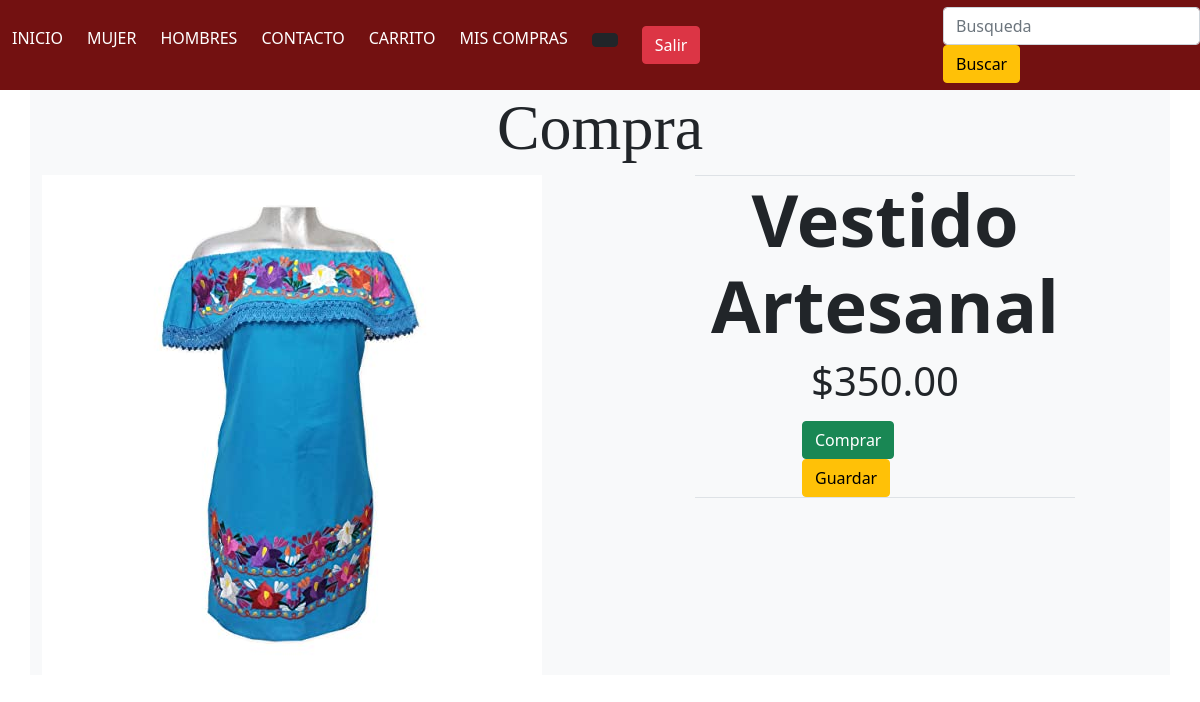
The app's page /compra/index.php?idProducto=1 with its own data.
### tables this page shows
CREATE TABLE `inventario` (
  `pk_inventario` int(11) NOT NULL,
  `cantidad` int(11) DEFAULT 0,
  `nombre_producto` varchar(25) DEFAULT NULL,
  `precio` decimal(6,3) DEFAULT NULL,
  `fk_usuario` int(11) DEFAULT NULL,
  `img_producto` varchar(200) DEFAULT NULL,
  `categorias_id` int(11) NOT NULL
);

### compra/index.php (the view, shortened to what this page needs)
<?php
require ('../db/conexion.php');
$idProducto = $con->real_escape_string(htmlentities($_GET['idProducto']));
$sel = $con->query("SELECT `pk_inventario`, `cantidad`, `nombre_producto`, `precio`, `img_producto`
    FROM `inventario`
    where pk_inventario = $idProducto
    ");
?>
<!DOCTYPE html>
<html lang="en">
<head>
    <link rel="stylesheet" href="../css/main.css">
    <link href="https://cdn.jsdelivr.net/npm/bootstrap@5.0.2/dist/css/bootstrap.min.css" rel="stylesheet"
>
</head>
<body>
    <?php
    include '../includes/menuUser.php';
    ?>
    <main class="container bg-light">
        <h1 class="display-3 text-center">Compra</h1>
        <?php while($f = $sel->fetch_assoc()){ ?>
            <div class="row">
                <div class="col-md-7">
                      <img src="<?php echo $f['img_producto'] ?>" class="img-fluid">
                </div>
                <div class="col-md-4 border-top ">
                    <h5 class="fw-bold display-2 text-center">
                        <?php echo $f['nombre_producto'] ?>
                    </h5>
                    <p class="display-6 text-center">
                        <?php echo "$".number_format($f['precio'],2) ?>
                    </p>
                    <div class="row justify-content-md-center border-bottom">
                        <div class="col-sm-12 col-md-6">
                            <form action="./compra.php"  autocomplete="off"  method="POST"  enctype="multipart/form-data">
                                    <button type="submit" class="btn btn-success">
                                        Comprar
                                    </button>
                            </form>
                            <form action="./carrito.php"  autocomplete="off"  method="POST"  enctype="multipart/form-data">
                                    <button type="submit" class="btn btn-warning">
                                        Guardar
                                    </button>
                            </form>
                        </div>
                    </div>
                </div>
            </div>
        <?php } ?>
    </main>
</body>
</html>

### css/main.css (style rules this page uses)
* { margin: 0; padding: 0; box-sizing: border-box; }
body { background-color: white; }
button { background-color: #731111; }
h1 { font-family: 'Satisfy', cursive; text-align: center; }

### records on screen
inventario: img_producto (picture), nombre_producto "Vestido Artesanal", precio "350.00"
